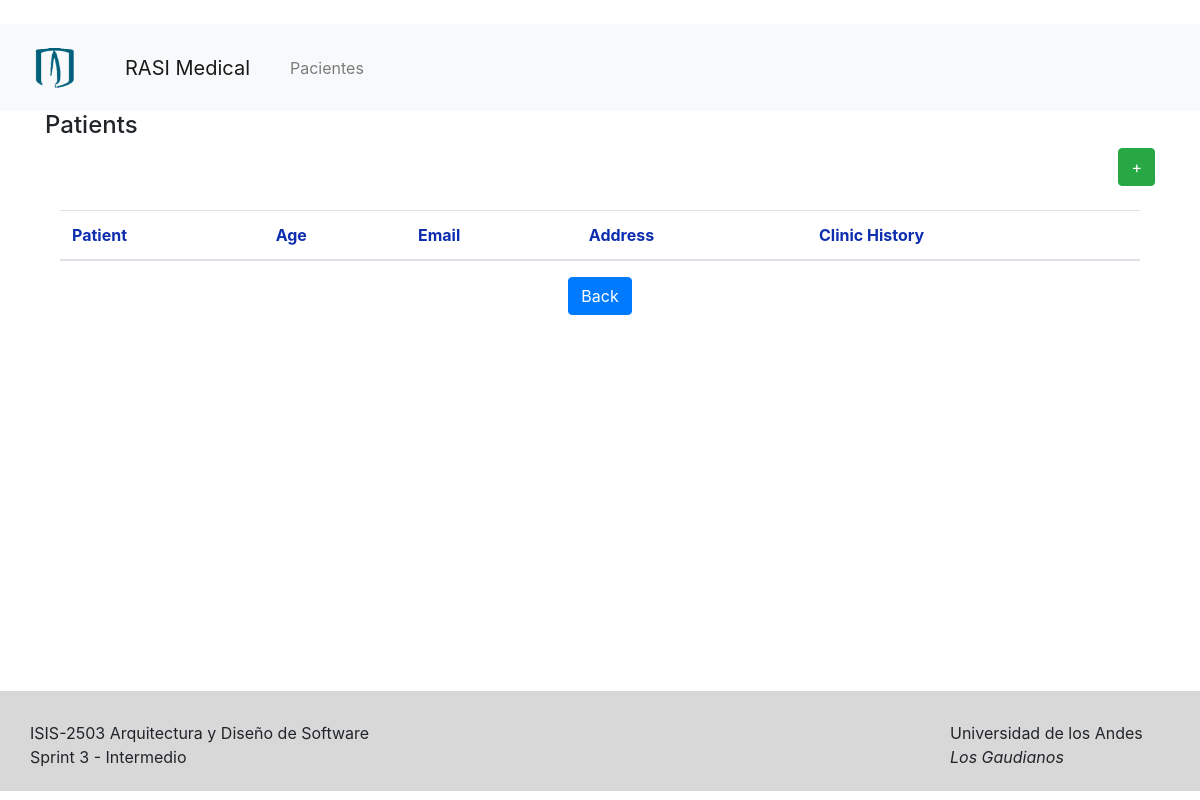
The page /patients/ on the database as committed earlier.
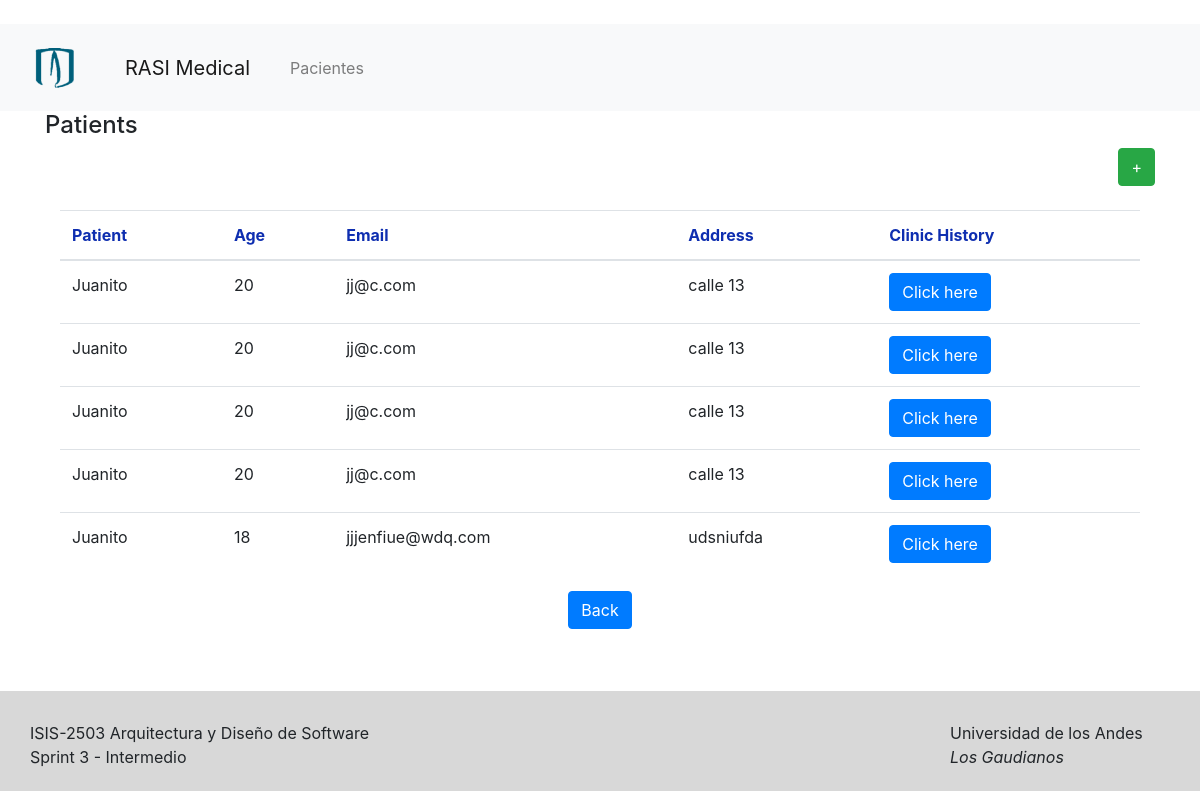
The same page on the database as committed later.
### patients/models.py (models this page shows, shortened)
class Patient(models.Model):
    name = models.CharField(max_length=255)
    age = models.IntegerField()
    email = models.EmailField()
    address = models.CharField(max_length=255)

### patients/views.py (the view)
# urls.py: path('', views.patients_view, name='view_patients'),
@csrf_exempt
def patients_view(request):
    if request.method == 'GET':
        id_patient = request.GET.get('id', None)
        if id_patient:
            patient_dto = patients_logic.get_patient_by_id(id)
            patient = serializers.serialize('json', [patient_dto])
            return HttpResponse(patient, content_type='application/json')
        else:
            patients = patients_logic.get_patients()
            context = {
                'patient_list': patients
            }
            return render(request, 'Patient/patients.html', context)
    if request.method == 'POST':
        patient_dto = patients_logic.create_patient(json.loads(request.body))
        patient = serializers.serialize('json', [patient_dto])
        return HttpResponse(patient, content_type='application/json')

### patients/logic/logic_patients.py (called while the page is built)
def get_patients():
    patients = Patient.objects.all()
    return patients

### patients/templates/Patient/patients.html
{% extends 'base.html' %}
{% block content %}
<div class="content">
    <div class="">
        <div class="page-header-title">
            <h4 class="page-title">Patients</h4>
            <div style="text-align:right;">
                <button type="button" class="btn btn-success waves-effect waves-light"
                        onClick=" window.location.href='/patients/patientcreate' " style="text-align:center;">+
                </button>
            </div>
        </div>
    </div>
    <br>
    <div class="page-content-wrapper">
        <div class="container">
            <div class="panel panel-default">
                <div class="panel-body">
                    <table class="table table-hover">
                        <thead>
                        <tr style="color:#0E2EB0">
                            <th>Patient</th>
                            <th>Age</th>
                            <th>Email</th>
                            <th>Address</th>
                            <th>Clinic History</th>
                        </tr>
                        </thead>
                        <tbody>
                        {% for patient in patient_list %}
                        <tr>
                            <td>{{ patient.name }}</td>
                            <td>{{ patient.age }}</td>
                            <td>{{ patient.email }}</td>
                            <td>{{ patient.address }}</td>
                            <td>
                                <button type="button" class="btn btn-primary waves-effect waves-light"
                                onClick=" window.location.href='/patients/{{ patient.pk }}/histories'  ">
                                    Click here
                                </button>
                            </td>
                        </tr>
                        {% endfor %}
                        </tbody>
                    </table>
                    <div style="text-align:center;">
                        <button type="button" class="btn btn-primary waves-effect waves-light"
                                onClick=" window.location.href='/' ">
                            Back
                        </button>
                    </div>
                </div>
            </div>
        </div>
    </div>
</div>
{% endblock %}

### rasi_medical/templates/base.html (shortened to what this page needs)
<!DOCTYPE html>
<html>
    <head>
        <link rel="stylesheet" href="https://stackpath.bootstrapcdn.com/bootstrap/4.1.3/css/bootstrap.min.css">
    </head>
    <body>
        <br>
        <nav class="navbar navbar-expand-lg navbar-light bg-light">
            <nav class="navbar navbar-light bg-light">
                <a class="navbar-brand" href="/">
                <img src="/static/media/logo.png" width="45" height="45" alt="">
                </a>
            </nav>
          <nav class="navbar navbar-light bg-light">
              <a class="navbar-brand" href="/">
                RASI Medical
              </a>
          </nav>
          <div class="collapse navbar-collapse" id="navbarSupportedContent">
            <ul class="navbar-nav mr-auto">
                <li class="nav-item">
                    <a class="nav-link" href="/patients/">Pacientes</a>
                </li>
            </ul>
          </div>
        </nav>
        <main>
          <div class="container" style="min-height: 580px;">
          {% block content %}
          {% endblock %}
          </div>
        </main>
    </body>
        <footer style="background-color: #D8D8D8; position: relative; bottom: 0; width: 100%; height: 100px;">
            <div style="padding: 30px">
                <div style="float: left; width: 400px;" >ISIS-2503 Arquitectura y Diseño de Software</div>
                <div style="float: right; width: 220px;" >Universidad de los Andes</div>
                <br>
                <div style="float: left; width: 400px;" >Sprint 3 - Intermedio</div>
                <div style="float: right; width: 220px;" ><i>Los Gaudianos</i></div>
            </div>
            <br>
        </footer>
</html>

Rows that differ between the two databases and show on the page:
added Patient: name "Juanito", age "20", email "jj@c.com", address "calle 13"
added Patient: name "Juanito", age "20", email "jj@c.com", address "calle 13"
added Patient: name "Juanito", age "20", email "jj@c.com", address "calle 13"
added Patient: name "Juanito", age "20", email "jj@c.com", address "calle 13"
added Patient: name "Juanito", age "18", email "jjjenfiue@wdq.com", address "udsniufda"
